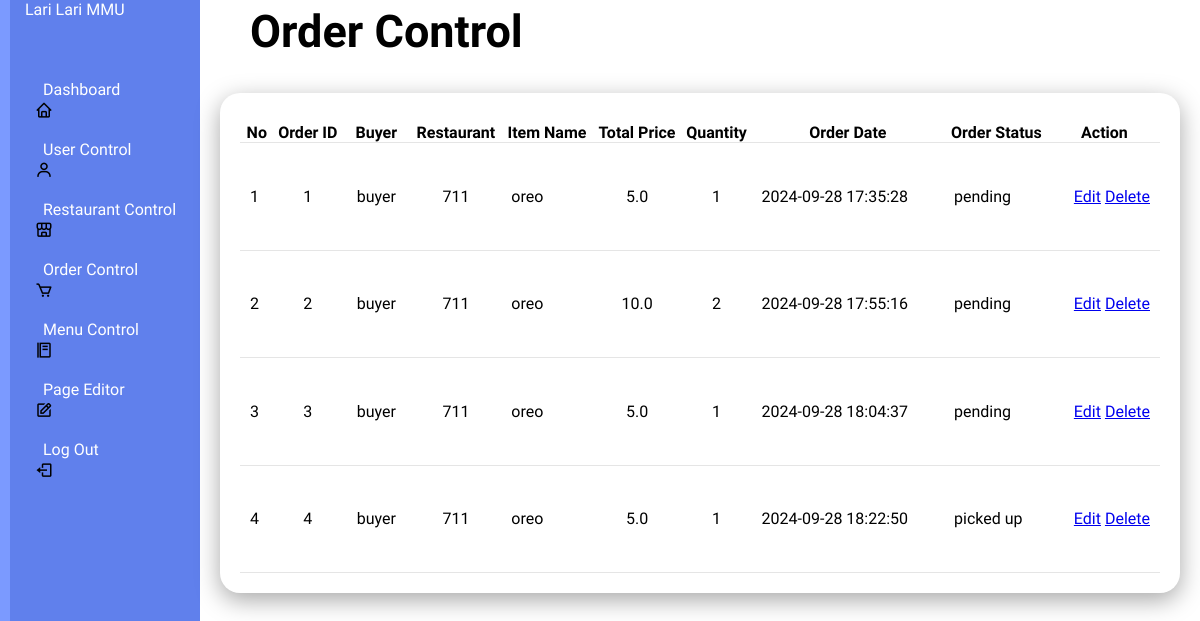
The page /ordercontrol on the database as committed earlier.
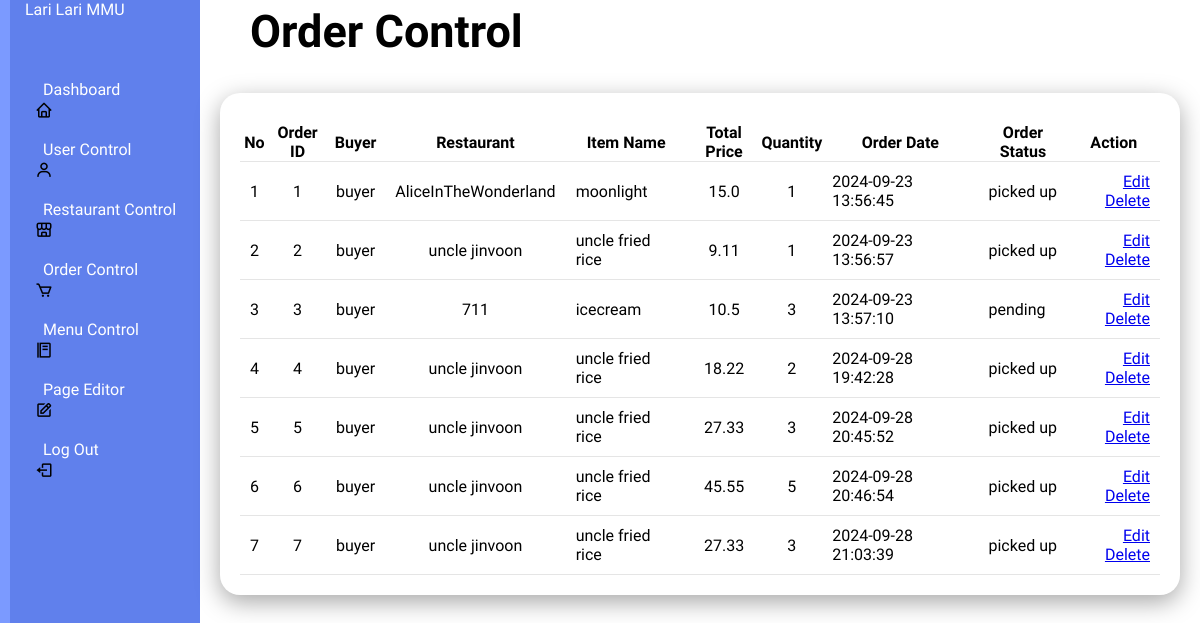
The same page on the database as committed later.
### tables this page shows
CREATE TABLE orders (
            id INTEGER PRIMARY KEY AUTOINCREMENT,
            buyer_username TEXT NOT NULL,
            restaurant_name TEXT NOT NULL,
            item_name TEXT NOT NULL,
            total_price REAL NOT NULL,
            quantity INTEGER NOT NULL,
            order_date TIMESTAMP DEFAULT CURRENT_TIMESTAMP, 
            order_status TEXT DEFAULT 'available',
            status TEXT DEFAULT 'pending',
            runner_name TEXT,
            runner_lat REAL,
            runner_lng REAL,
            delivery_address TEXT,
            delivery_lat REAL,
            delivery_lng REAL
        );

### app.py (the view)
@app.route('/ordercontrol', methods=['GET'])
def ordercontrol():
    conn = get_db_connection()
    cursor = conn.cursor()
    query = """
        SELECT id, buyer_username, restaurant_name, item_name, total_price, quantity, order_date, status
        FROM orders
    """
    cursor.execute(query)
    orders = cursor.fetchall()
    conn.close()
    return render_template('ordercontrol.html', orders=orders)

### app.py (called while the page is built)
def get_db_connection():
    con = sqlite3.connect("database.db")
    con.row_factory = sqlite3.Row
    return con

### templates/ordercontrol.html (shortened to what this page needs)
<!DOCTYPE html>
<html lang="en">
<head>
    <link rel="stylesheet" type="text/css" href="../static/style(admin2).css">
    <link rel="stylesheet" href="https://unpkg.com/boxicons@latest/css/boxicons.min.css">
        <link href="https://cdn.jsdelivr.net/npm/remixicon@4.3.0/fonts/remixicon.css" rel="stylesheet"/>
        <link rel="stylesheet" href="https://unpkg.com/aos@next/dist/aos.css" />
</head>
</head>
<body>
    <div class="admincontainer">
        <div class="navbar">
            <ul>
                <li><a href="#">Lari Lari MMU</a></li>
                <li><i class='bx bx-home'></i><a href="/admin">Dashboard</a></li>
                <li><i class='bx bx-user'></i><a href="/usercontrol">User Control</a></li>
                <li><i class='bx bx-store-alt'></i><a href="/restaurantcontrol">Restaurant Control</a></li>
                <li><i class='bx bx-cart'></i><a href="/ordercontrol">Order Control</a></li>
                <li><i class='bx bx-food-menu'></i><a href="/menucontrol">Menu Control</a></li>
                <li><i class='bx bx-edit'></i><a href="/pageEditor">Page Editor</a></li>
                <li><i class='bx bx-log-out'></i><a href="/logout">Log Out</a></li>
            </ul>
        </div>
    </div>
    <div class="admin-main">
        <div class="admin-header">
            <h2>Order Control</h2>
        </div>
        <div class="admin-table">
            <div class="table-body">
                <table>
                    <thead>
                        <tr>
                            <th>No</th>
                            <th>Order ID</th>
                            <th>Buyer</th>
                            <th>Restaurant</th>
                            <th>Item Name</th>
                            <th>Total Price</th>
                            <th>Quantity</th>
                            <th>Order Date</th>
                            <th>Order Status</th>
                            <th>Action</th>
                        </tr>
                    </thead>
                    <tbody>
                        {% for order in orders %}
                        <tr>
                            <td>{{ loop.index }}</td>
                            <td>{{ order.id }}</td>
                            <td>{{ order.buyer_username }}</td>
                            <td>{{ order.restaurant_name }}</td>
                            <td>{{ order.item_name }}</td>
                            <td>{{ order.total_price }}</td>
                            <td>{{ order.quantity }}</td>
                            <td>{{ order.order_date }}</td>
                            <td>{{ order.status }}</td>
                            <td class="actions">
                              <a href="{{ url_for('edit_order', order_id=order.id) }}">Edit</a>
                              <a href="{{ url_for('delete_order', order_id=order.id) }}" onclick="return confirm('Are you sure you want to delete this order?')">Delete</a>
                          </td>
                         </tr>
                         {% endfor %}
                     </tbody>
                 </table>
            </div>
        </div>
    </div>
</body>
</html>

Rows that differ between the two databases and show on the page:
changed orders id 1: restaurant_name "711" → "AliceInTheWonderland"; item_name "oreo" → "moonlight"; total_price "5.0" → "15.0"; order_date "2024-09-28 17:35:28" → "2024-09-23 13:56:45"; status "pending" → "picked up"
changed orders id 2: restaurant_name "711" → "uncle jinvoon"; item_name "oreo" → "uncle fried rice"; total_price "10.0" → "9.11"; quantity "2" → "1"; order_date "2024-09-28 17:55:16" → "2024-09-23 13:56:57"; status "pending" → "picked up"
changed orders "pending": item_name "oreo" → "icecream"; total_price "5.0" → "10.5"; quantity "1" → "3"; order_date "2024-09-28 18:04:37" → "2024-09-23 13:57:10"
changed orders id 4: restaurant_name "711" → "uncle jinvoon"; item_name "oreo" → "uncle fried rice"; total_price "5.0" → "18.22"; quantity "1" → "2"; order_date "2024-09-28 18:22:50" → "2024-09-28 19:42:28"
added orders: id "5", buyer_username "buyer", restaurant_name "uncle jinvoon", item_name "uncle fried rice", total_price "27.33", quantity "3", order_date "2024-09-28 20:45:52", status "picked up"
added orders: id "6", buyer_username "buyer", restaurant_name "uncle jinvoon", item_name "uncle fried rice", total_price "45.55", quantity "5", order_date "2024-09-28 20:46:54", status "picked up"
added orders: id "7", buyer_username "buyer", restaurant_name "uncle jinvoon", item_name "uncle fried rice", total_price "27.33", quantity "3", order_date "2024-09-28 21:03:39", status "picked up"
